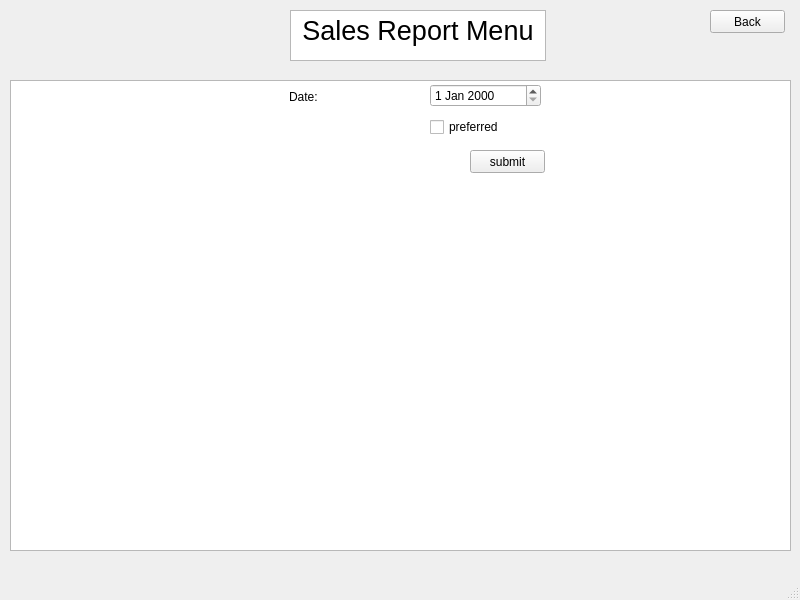
<?xml version="1.0" encoding="UTF-8"?>
<ui version="4.0">
 <class>sales_report</class>
 <widget class="QMainWindow" name="sales_report">
  <property name="geometry">
   <rect>
    <x>0</x>
    <y>0</y>
    <width>800</width>
    <height>600</height>
   </rect>
  </property>
  <property name="windowTitle">
   <string>sales_report</string>
  </property>
  <widget class="QWidget" name="centralwidget">
   <widget class="QTextBrowser" name="title">
    <property name="geometry">
     <rect>
      <x>290</x>
      <y>10</y>
      <width>256</width>
      <height>51</height>
     </rect>
    </property>
    <property name="html">
     <string>&lt;!DOCTYPE HTML PUBLIC &quot;-//W3C//DTD HTML 4.0//EN&quot; &quot;http://www.w3.org/TR/REC-html40/strict.dtd&quot;&gt;
&lt;html&gt;&lt;head&gt;&lt;meta name=&quot;qrichtext&quot; content=&quot;1&quot; /&gt;&lt;style type=&quot;text/css&quot;&gt;
p, li { white-space: pre-wrap; }
&lt;/style&gt;&lt;/head&gt;&lt;body style=&quot; font-family:'MS Shell Dlg 2'; font-size:8.25pt; font-weight:400; font-style:normal;&quot;&gt;
&lt;p align=&quot;center&quot; style=&quot; margin-top:0px; margin-bottom:0px; margin-left:0px; margin-right:0px; -qt-block-indent:0; text-indent:0px;&quot;&gt;&lt;span style=&quot; font-size:20pt;&quot;&gt;Sales Report Menu&lt;/span&gt;&lt;/p&gt;&lt;/body&gt;&lt;/html&gt;</string>
    </property>
   </widget>
   <widget class="QTextBrowser" name="output">
    <property name="geometry">
     <rect>
      <x>10</x>
      <y>80</y>
      <width>781</width>
      <height>471</height>
     </rect>
    </property>
   </widget>
   <widget class="QPushButton" name="submit">
    <property name="geometry">
     <rect>
      <x>470</x>
      <y>150</y>
      <width>75</width>
      <height>23</height>
     </rect>
    </property>
    <property name="text">
     <string>submit</string>
    </property>
   </widget>
   <widget class="QWidget" name="verticalLayoutWidget">
    <property name="geometry">
     <rect>
      <x>289</x>
      <y>80</y>
      <width>121</width>
      <height>34</height>
     </rect>
    </property>
    <layout class="QVBoxLayout" name="verticalLayout">
     <item>
      <widget class="QLabel" name="date">
       <property name="text">
        <string>Date:</string>
       </property>
      </widget>
     </item>
    </layout>
   </widget>
   <widget class="QWidget" name="verticalLayoutWidget_2">
    <property name="geometry">
     <rect>
      <x>430</x>
      <y>80</y>
      <width>111</width>
      <height>61</height>
     </rect>
    </property>
    <layout class="QVBoxLayout" name="verticalLayout_2">
     <item>
      <widget class="QDateEdit" name="dateEdit"/>
     </item>
     <item>
      <widget class="QCheckBox" name="member_type">
       <property name="text">
        <string>preferred</string>
       </property>
      </widget>
     </item>
    </layout>
   </widget>
   <widget class="QPushButton" name="back">
    <property name="geometry">
     <rect>
      <x>710</x>
      <y>10</y>
      <width>75</width>
      <height>23</height>
     </rect>
    </property>
    <property name="text">
     <string>Back</string>
    </property>
   </widget>
   <zorder>output</zorder>
   <zorder>title</zorder>
   <zorder>submit</zorder>
   <zorder>verticalLayoutWidget</zorder>
   <zorder>verticalLayoutWidget_2</zorder>
   <zorder>back</zorder>
  </widget>
  <widget class="QMenuBar" name="menubar">
   <property name="geometry">
    <rect>
     <x>0</x>
     <y>0</y>
     <width>800</width>
     <height>21</height>
    </rect>
   </property>
  </widget>
  <widget class="QStatusBar" name="statusbar"/>
 </widget>
 <resources/>
 <connections/>
</ui>
